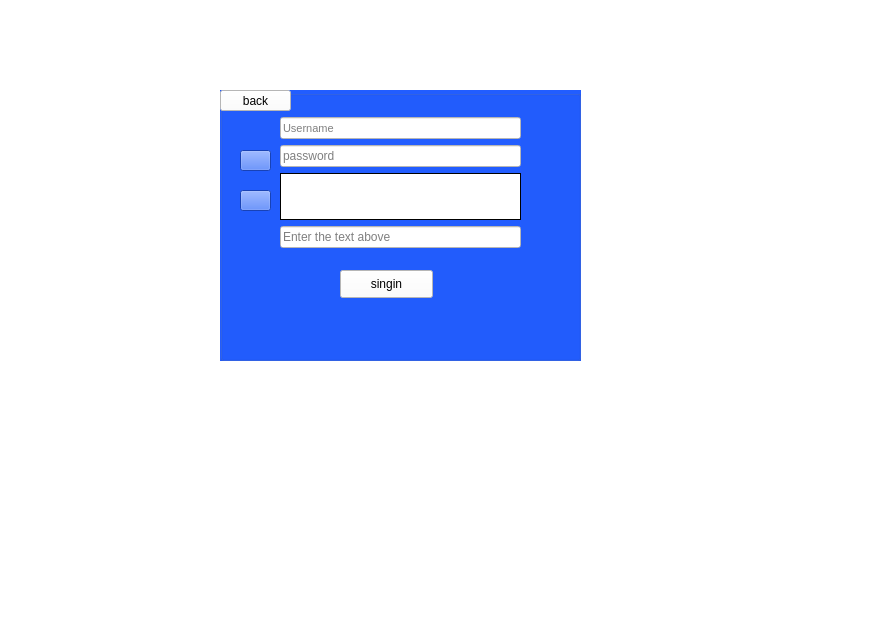
<?xml version="1.0" encoding="UTF-8"?>
<ui version="4.0">
 <class>Page2</class>
 <widget class="QMainWindow" name="Page2">
  <property name="geometry">
   <rect>
    <x>0</x>
    <y>0</y>
    <width>869</width>
    <height>624</height>
   </rect>
  </property>
  <property name="windowTitle">
   <string>MainWindow</string>
  </property>
  <property name="styleSheet">
   <string notr="true">background-color: rgb(255, 255, 255);
</string>
  </property>
  <widget class="QWidget" name="centralwidget">
   <widget class="QGroupBox" name="groupBox">
    <property name="geometry">
     <rect>
      <x>220</x>
      <y>90</y>
      <width>361</width>
      <height>271</height>
     </rect>
    </property>
    <property name="styleSheet">
     <string notr="true">background-color: rgb(34, 93, 255);</string>
    </property>
    <property name="title">
     <string/>
    </property>
    <widget class="QWidget" name="layoutWidget">
     <property name="geometry">
      <rect>
       <x>30</x>
       <y>200</y>
       <width>287</width>
       <height>30</height>
      </rect>
     </property>
     <layout class="QHBoxLayout" name="horizontalLayout">
      <item>
       <spacer name="horizontalSpacer">
        <property name="orientation">
         <enum>Qt::Horizontal</enum>
        </property>
        <property name="sizeHint" stdset="0">
         <size>
          <width>40</width>
          <height>20</height>
         </size>
        </property>
       </spacer>
      </item>
      <item>
       <widget class="QLabel" name="label">
        <property name="styleSheet">
         <string notr="true">color: rgb(255, 255, 255);</string>
        </property>
        <property name="text">
         <string>not a member ?</string>
        </property>
        <property name="buddy">
         <cstring>pushButton_2</cstring>
        </property>
       </widget>
      </item>
      <item>
       <widget class="QPushButton" name="pushButton_2">
        <property name="styleSheet">
         <string notr="true">color: rgb(255, 255, 255);</string>
        </property>
        <property name="text">
         <string>signup</string>
        </property>
        <property name="flat">
         <bool>true</bool>
        </property>
       </widget>
      </item>
      <item>
       <spacer name="horizontalSpacer_2">
        <property name="orientation">
         <enum>Qt::Horizontal</enum>
        </property>
        <property name="sizeHint" stdset="0">
         <size>
          <width>40</width>
          <height>20</height>
         </size>
        </property>
       </spacer>
      </item>
     </layout>
    </widget>
    <widget class="QWidget" name="layoutWidget">
     <property name="geometry">
      <rect>
       <x>80</x>
       <y>20</y>
       <width>191</width>
       <height>121</height>
      </rect>
     </property>
     <layout class="QVBoxLayout" name="verticalLayout">
      <item>
       <widget class="QLineEdit" name="lineEdit_username">
        <property name="font">
         <font>
          <pointsize>8</pointsize>
         </font>
        </property>
        <property name="styleSheet">
         <string notr="true">background-color: rgb(255, 255, 255);</string>
        </property>
        <property name="placeholderText">
         <string>Username</string>
        </property>
       </widget>
      </item>
      <item>
       <widget class="QLineEdit" name="lineEdit_password">
        <property name="contextMenuPolicy">
         <enum>Qt::CustomContextMenu</enum>
        </property>
        <property name="styleSheet">
         <string notr="true">background-color: rgb(255, 255, 255);</string>
        </property>
        <property name="placeholderText">
         <string>Password</string>
        </property>
       </widget>
      </item>
     </layout>
    </widget>
    <widget class="QWidget" name="layoutWidget">
     <property name="geometry">
      <rect>
       <x>42</x>
       <y>160</y>
       <width>265</width>
       <height>30</height>
      </rect>
     </property>
     <layout class="QHBoxLayout" name="horizontalLayout_2">
      <item>
       <widget class="QPushButton" name="pushButtonlogin">
        <property name="styleSheet">
         <string notr="true">background-color: rgb(255, 255, 255);</string>
        </property>
        <property name="text">
         <string>login</string>
        </property>
       </widget>
      </item>
     </layout>
    </widget>
    <widget class="QLabel" name="label_satus">
     <property name="geometry">
      <rect>
       <x>10</x>
       <y>130</y>
       <width>351</width>
       <height>20</height>
      </rect>
     </property>
     <property name="text">
      <string>satus..</string>
     </property>
    </widget>
   </widget>
   <widget class="QGroupBox" name="groupBox_2">
    <property name="geometry">
     <rect>
      <x>220</x>
      <y>90</y>
      <width>361</width>
      <height>271</height>
     </rect>
    </property>
    <property name="styleSheet">
     <string notr="true">background-color: rgb(34, 93, 255);</string>
    </property>
    <property name="title">
     <string/>
    </property>
    <widget class="QPushButton" name="pushButton_singin">
     <property name="geometry">
      <rect>
       <x>120</x>
       <y>180</y>
       <width>93</width>
       <height>28</height>
      </rect>
     </property>
     <property name="styleSheet">
      <string notr="true">background-color: rgb(255, 255, 255);</string>
     </property>
     <property name="text">
      <string>singin</string>
     </property>
    </widget>
    <widget class="QPushButton" name="pushButton_generate_capcha">
     <property name="geometry">
      <rect>
       <x>20</x>
       <y>100</y>
       <width>31</width>
       <height>21</height>
      </rect>
     </property>
     <property name="styleSheet">
      <string notr="true">border-image: url(:/new/prefix1/download1.jpg);</string>
     </property>
     <property name="text">
      <string/>
     </property>
    </widget>
    <widget class="QPushButton" name="pushButton_showpass">
     <property name="geometry">
      <rect>
       <x>20</x>
       <y>60</y>
       <width>31</width>
       <height>21</height>
      </rect>
     </property>
     <property name="styleSheet">
      <string notr="true">border-image: url(:/new/prefix1/show pass.jpg);
</string>
     </property>
     <property name="text">
      <string/>
     </property>
    </widget>
    <widget class="QPushButton" name="pushButton_back">
     <property name="geometry">
      <rect>
       <x>0</x>
       <y>0</y>
       <width>71</width>
       <height>21</height>
      </rect>
     </property>
     <property name="styleSheet">
      <string notr="true">background-color: rgb(255, 255, 255);</string>
     </property>
     <property name="text">
      <string>back</string>
     </property>
    </widget>
    <widget class="QWidget" name="layoutWidget">
     <property name="geometry">
      <rect>
       <x>60</x>
       <y>27</y>
       <width>241</width>
       <height>131</height>
      </rect>
     </property>
     <layout class="QVBoxLayout" name="verticalLayout_2">
      <item>
       <widget class="QLineEdit" name="lineEdit_username_2">
        <property name="font">
         <font>
          <pointsize>8</pointsize>
         </font>
        </property>
        <property name="styleSheet">
         <string notr="true">background-color: rgb(255, 255, 255);</string>
        </property>
        <property name="placeholderText">
         <string>Username</string>
        </property>
       </widget>
      </item>
      <item>
       <widget class="QLineEdit" name="lineEdit_password_2">
        <property name="contextMenuPolicy">
         <enum>Qt::CustomContextMenu</enum>
        </property>
        <property name="styleSheet">
         <string notr="true">background-color: rgb(255, 255, 255);</string>
        </property>
        <property name="echoMode">
         <enum>QLineEdit::Password</enum>
        </property>
        <property name="placeholderText">
         <string>password</string>
        </property>
       </widget>
      </item>
      <item>
       <widget class="QLabel" name="label_capcha">
        <property name="styleSheet">
         <string notr="true">background-color: rgb(255, 255, 255);</string>
        </property>
        <property name="frameShape">
         <enum>QFrame::Box</enum>
        </property>
        <property name="text">
         <string/>
        </property>
        <property name="textFormat">
         <enum>Qt::PlainText</enum>
        </property>
       </widget>
      </item>
      <item>
       <widget class="QLineEdit" name="lineEdit_checkCapcha">
        <property name="contextMenuPolicy">
         <enum>Qt::CustomContextMenu</enum>
        </property>
        <property name="styleSheet">
         <string notr="true">background-color: rgb(255, 255, 255);</string>
        </property>
        <property name="placeholderText">
         <string>Enter the text above</string>
        </property>
       </widget>
      </item>
     </layout>
    </widget>
   </widget>
  </widget>
  <widget class="QMenuBar" name="menubar">
   <property name="geometry">
    <rect>
     <x>0</x>
     <y>0</y>
     <width>869</width>
     <height>26</height>
    </rect>
   </property>
  </widget>
  <widget class="QStatusBar" name="statusbar"/>
 </widget>
 <resources/>
 <connections/>
</ui>
